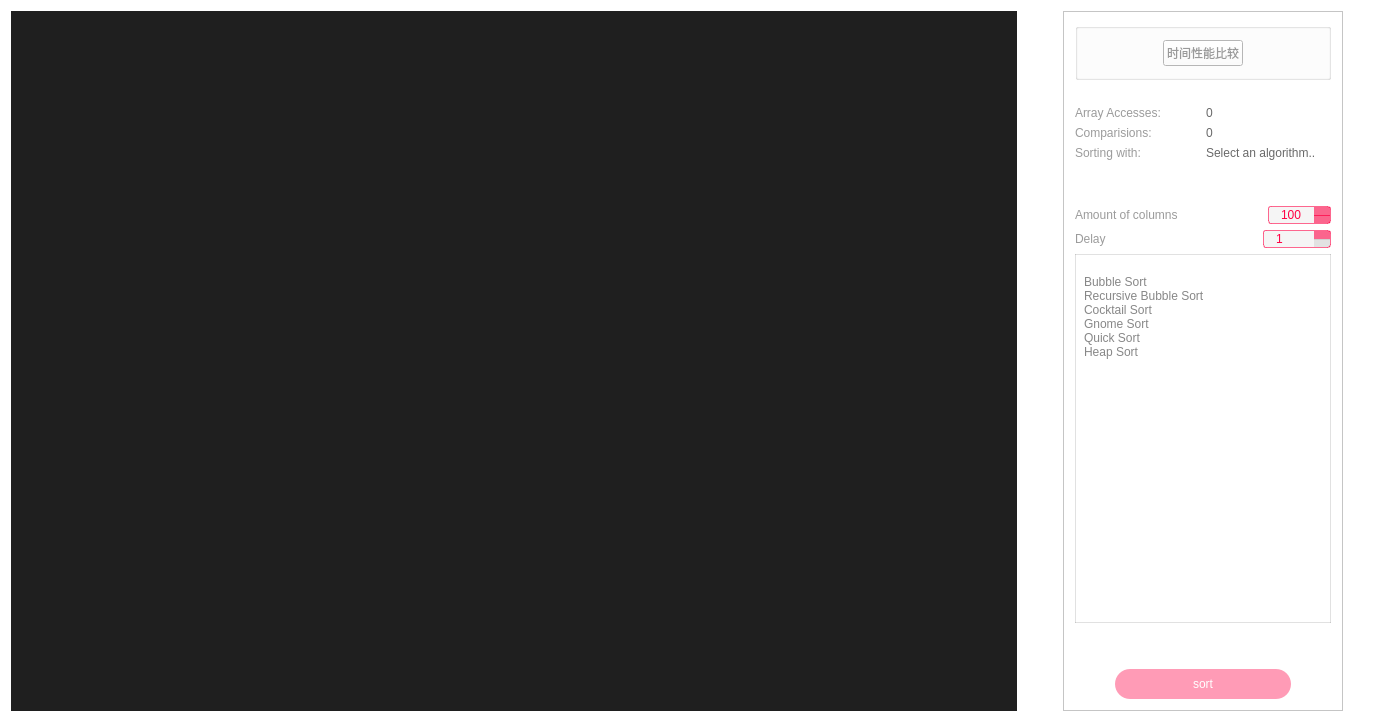
<?xml version="1.0" encoding="UTF-8"?>
<ui version="4.0">
 <class>Widget</class>
 <widget class="QWidget" name="Widget">
  <property name="geometry">
   <rect>
    <x>0</x>
    <y>0</y>
    <width>1374</width>
    <height>720</height>
   </rect>
  </property>
  <property name="windowTitle">
   <string>Widget</string>
  </property>
  <property name="styleSheet">
   <string notr="true">QWidget {
  background-color: #fff;
	font: 25 11pt &quot;Roboto Light&quot;;
	color: rgba(0, 0, 0, 100);
}

#sortButton {
	border:none;
	background-color:  rgba(255, 0, 68,100);
	border-radius: 15%;
	font: 11pt &quot;Roboto&quot;;
	color: #fff;
}

#amountChanger, #delayChanger {
  padding-right: 10px;
	padding-left: 10px;
	border: 1px solid  rgba(255, 0, 68, 150);
	border-radius: 3%;
	background-color: #f5f5f5;
	font: 11pt &quot;Roboto&quot;;
	color: rgb(255, 0, 68);
}

#amountChanger::up-button:pressed, #amountChanger::down-button:pressed,
#delayChanger ::up-button:pressed, #delayChanger::down-button:pressed{
 background-color: rgab(220, 0, 58, 255);
}

#amountChanger::up-button, #amountChanger::down-button,
#delayChanger::up-button, #delayChanger::down-button {
  width: 16px;
  background-color: rgba(255, 0, 68, 150);
}
#amountChanger::down-button,
#delayChanger::down-button  {
	border-top: 1px solid rgba(255, 0, 68, 180);
}

#amountChanger::down-button:hover, #amountChanger::up-button:hover,
#delayChanger::down-button:hover, #delayChanger::up-button:hover {
 background-color:rgba(255, 0, 68, 255);
}

#amountChanger::up-button:disabled,#amountChanger::up-button:off,
#amountChanger::down-button:disabled,#amountChanger::down-button:off,
#delayChanger::up-button:disabled,#delayChanger::up-button:off,
#delayChanger::down-button:disabled,#delayChanger::down-button:off{
  background-color: rgba(0, 0, 0, 20)
}

#amountChanger::down-button:disabled,#amountChanger::down-button:off,
#delayChanger::down-button:disabled,#delayChanger::down-button:off{
  border-top: 1px solid rgba(0, 0, 0, 20);
}
#amountChanger:disabled, #amountChanger:off,
#delayChanger:disabled, #delayChanger:off{
  border: 1px solid rgba(0, 0, 0, 20);
  color:  rgba(0, 0, 0, 50);
}</string>
  </property>
  <layout class="QHBoxLayout" name="horizontalLayout_8">
   <item>
    <layout class="QHBoxLayout" name="horizontalLayout">
     <item>
      <widget class="QGraphicsView" name="cellsToSortBackground">
       <property name="sizePolicy">
        <sizepolicy hsizetype="Expanding" vsizetype="Expanding">
         <horstretch>0</horstretch>
         <verstretch>0</verstretch>
        </sizepolicy>
       </property>
       <property name="minimumSize">
        <size>
         <width>1000</width>
         <height>700</height>
        </size>
       </property>
       <property name="styleSheet">
        <string notr="true">
background-color:rgb(31, 31, 31)</string>
       </property>
       <property name="frameShape">
        <enum>QFrame::NoFrame</enum>
       </property>
       <property name="verticalScrollBarPolicy">
        <enum>Qt::ScrollBarAlwaysOff</enum>
       </property>
       <property name="horizontalScrollBarPolicy">
        <enum>Qt::ScrollBarAlwaysOff</enum>
       </property>
       <property name="alignment">
        <set>Qt::AlignCenter</set>
       </property>
       <property name="renderHints">
        <set>QPainter::Antialiasing|QPainter::HighQualityAntialiasing|QPainter::TextAntialiasing</set>
       </property>
      </widget>
     </item>
     <item>
      <spacer name="horizontalSpacer_4">
       <property name="orientation">
        <enum>Qt::Horizontal</enum>
       </property>
       <property name="sizeType">
        <enum>QSizePolicy::Preferred</enum>
       </property>
       <property name="sizeHint" stdset="0">
        <size>
         <width>40</width>
         <height>20</height>
        </size>
       </property>
      </spacer>
     </item>
     <item>
      <widget class="QFrame" name="frame">
       <property name="sizePolicy">
        <sizepolicy hsizetype="Fixed" vsizetype="Expanding">
         <horstretch>0</horstretch>
         <verstretch>0</verstretch>
        </sizepolicy>
       </property>
       <property name="styleSheet">
        <string notr="true"/>
       </property>
       <property name="frameShape">
        <enum>QFrame::StyledPanel</enum>
       </property>
       <property name="frameShadow">
        <enum>QFrame::Raised</enum>
       </property>
       <layout class="QVBoxLayout" name="verticalLayout">
        <item>
         <widget class="QGroupBox" name="groupBox">
          <layout class="QHBoxLayout" name="horizontalLayout_9">
           <item>
            <spacer name="horizontalSpacer_6">
             <property name="orientation">
              <enum>Qt::Horizontal</enum>
             </property>
             <property name="sizeHint" stdset="0">
              <size>
               <width>40</width>
               <height>20</height>
              </size>
             </property>
            </spacer>
           </item>
           <item>
            <widget class="QPushButton" name="on_time_comparison">
             <property name="sizePolicy">
              <sizepolicy hsizetype="Fixed" vsizetype="Fixed">
               <horstretch>0</horstretch>
               <verstretch>0</verstretch>
              </sizepolicy>
             </property>
             <property name="text">
              <string>时间性能比较</string>
             </property>
            </widget>
           </item>
           <item>
            <spacer name="horizontalSpacer_5">
             <property name="orientation">
              <enum>Qt::Horizontal</enum>
             </property>
             <property name="sizeHint" stdset="0">
              <size>
               <width>40</width>
               <height>20</height>
              </size>
             </property>
            </spacer>
           </item>
          </layout>
         </widget>
        </item>
        <item>
         <spacer name="verticalSpacer_3">
          <property name="orientation">
           <enum>Qt::Vertical</enum>
          </property>
          <property name="sizeType">
           <enum>QSizePolicy::Fixed</enum>
          </property>
          <property name="sizeHint" stdset="0">
           <size>
            <width>20</width>
            <height>20</height>
           </size>
          </property>
         </spacer>
        </item>
        <item>
         <layout class="QHBoxLayout" name="horizontalLayout_5">
          <property name="sizeConstraint">
           <enum>QLayout::SetMinimumSize</enum>
          </property>
          <item>
           <widget class="QLabel" name="LabelArrayAccesses">
            <property name="styleSheet">
             <string notr="true"/>
            </property>
            <property name="text">
             <string>&lt;html&gt;&lt;head/&gt;&lt;body&gt;&lt;p&gt;Array Accesses:&lt;/p&gt;&lt;/body&gt;&lt;/html&gt;</string>
            </property>
           </widget>
          </item>
          <item>
           <widget class="QLabel" name="LabelArrayAccesses_var">
            <property name="styleSheet">
             <string notr="true">color: rgba(0, 0, 0, 150);</string>
            </property>
            <property name="text">
             <string>&lt;html&gt;&lt;head/&gt;&lt;body&gt;&lt;p&gt;0&lt;/p&gt;&lt;/body&gt;&lt;/html&gt;</string>
            </property>
           </widget>
          </item>
         </layout>
        </item>
        <item>
         <layout class="QHBoxLayout" name="horizontalLayout_3">
          <property name="sizeConstraint">
           <enum>QLayout::SetMinimumSize</enum>
          </property>
          <item>
           <widget class="QLabel" name="LabelComparisions">
            <property name="styleSheet">
             <string notr="true"/>
            </property>
            <property name="text">
             <string>&lt;html&gt;&lt;head/&gt;&lt;body&gt;&lt;p&gt;Comparisions:&lt;/p&gt;&lt;/body&gt;&lt;/html&gt;</string>
            </property>
           </widget>
          </item>
          <item>
           <widget class="QLabel" name="LabelComparisions_var">
            <property name="styleSheet">
             <string notr="true">color: rgba(0, 0, 0, 150);</string>
            </property>
            <property name="text">
             <string>&lt;html&gt;&lt;head/&gt;&lt;body&gt;&lt;p&gt;0&lt;/p&gt;&lt;/body&gt;&lt;/html&gt;</string>
            </property>
           </widget>
          </item>
         </layout>
        </item>
        <item>
         <layout class="QHBoxLayout" name="horizontalLayout_2">
          <property name="sizeConstraint">
           <enum>QLayout::SetMinimumSize</enum>
          </property>
          <item>
           <widget class="QLabel" name="LabelSortingWith">
            <property name="styleSheet">
             <string notr="true"/>
            </property>
            <property name="text">
             <string>&lt;html&gt;&lt;head/&gt;&lt;body&gt;&lt;p&gt;Sorting with:&lt;/p&gt;&lt;/body&gt;&lt;/html&gt;</string>
            </property>
           </widget>
          </item>
          <item>
           <widget class="QLabel" name="LabelSortingWith_var">
            <property name="styleSheet">
             <string notr="true">color: rgba(0, 0, 0, 150);</string>
            </property>
            <property name="text">
             <string>&lt;html&gt;&lt;head/&gt;&lt;body&gt;&lt;p&gt;Select an algorithm..&lt;/p&gt;&lt;/body&gt;&lt;/html&gt;</string>
            </property>
           </widget>
          </item>
         </layout>
        </item>
        <item>
         <spacer name="verticalSpacer">
          <property name="orientation">
           <enum>Qt::Vertical</enum>
          </property>
          <property name="sizeType">
           <enum>QSizePolicy::Fixed</enum>
          </property>
          <property name="sizeHint" stdset="0">
           <size>
            <width>20</width>
            <height>40</height>
           </size>
          </property>
         </spacer>
        </item>
        <item>
         <layout class="QHBoxLayout" name="horizontalLayout_6">
          <item>
           <widget class="QLabel" name="LabelAmountChanger">
            <property name="styleSheet">
             <string notr="true"/>
            </property>
            <property name="text">
             <string>&lt;html&gt;&lt;head/&gt;&lt;body&gt;&lt;p&gt;Amount of columns&lt;/p&gt;&lt;/body&gt;&lt;/html&gt;</string>
            </property>
           </widget>
          </item>
          <item>
           <widget class="QSpinBox" name="amountChanger">
            <property name="sizePolicy">
             <sizepolicy hsizetype="Fixed" vsizetype="Fixed">
              <horstretch>0</horstretch>
              <verstretch>0</verstretch>
             </sizepolicy>
            </property>
            <property name="minimumSize">
             <size>
              <width>0</width>
              <height>0</height>
             </size>
            </property>
            <property name="cursor">
             <cursorShape>PointingHandCursor</cursorShape>
            </property>
            <property name="styleSheet">
             <string notr="true"/>
            </property>
            <property name="readOnly">
             <bool>false</bool>
            </property>
            <property name="minimum">
             <number>50</number>
            </property>
            <property name="maximum">
             <number>500</number>
            </property>
            <property name="singleStep">
             <number>50</number>
            </property>
            <property name="value">
             <number>100</number>
            </property>
            <property name="displayIntegerBase">
             <number>10</number>
            </property>
           </widget>
          </item>
         </layout>
        </item>
        <item>
         <layout class="QHBoxLayout" name="horizontalLayout_7">
          <item>
           <widget class="QLabel" name="LabelDelayChanger">
            <property name="styleSheet">
             <string notr="true"/>
            </property>
            <property name="text">
             <string>&lt;html&gt;&lt;head/&gt;&lt;body&gt;&lt;p&gt;Delay&lt;/p&gt;&lt;/body&gt;&lt;/html&gt;</string>
            </property>
           </widget>
          </item>
          <item>
           <widget class="QSpinBox" name="delayChanger">
            <property name="sizePolicy">
             <sizepolicy hsizetype="Maximum" vsizetype="Fixed">
              <horstretch>0</horstretch>
              <verstretch>0</verstretch>
             </sizepolicy>
            </property>
            <property name="minimumSize">
             <size>
              <width>68</width>
              <height>0</height>
             </size>
            </property>
            <property name="cursor">
             <cursorShape>PointingHandCursor</cursorShape>
            </property>
            <property name="styleSheet">
             <string notr="true"/>
            </property>
            <property name="minimum">
             <number>1</number>
            </property>
            <property name="maximum">
             <number>20</number>
            </property>
            <property name="singleStep">
             <number>1</number>
            </property>
            <property name="value">
             <number>1</number>
            </property>
            <property name="displayIntegerBase">
             <number>10</number>
            </property>
           </widget>
          </item>
         </layout>
        </item>
        <item>
         <widget class="QListWidget" name="algorithmSelection">
          <property name="styleSheet">
           <string notr="true">border: 1px solid rgba(0,0,0,30);
padding-top: 20px;
padding-left: 5px;
padding-right: 5px;
color: rgba(0,0,0,120);
font: 87 14pt &quot;Roboto Light&quot;;</string>
          </property>
          <property name="frameShape">
           <enum>QFrame::StyledPanel</enum>
          </property>
          <property name="frameShadow">
           <enum>QFrame::Sunken</enum>
          </property>
          <property name="verticalScrollBarPolicy">
           <enum>Qt::ScrollBarAlwaysOff</enum>
          </property>
          <property name="horizontalScrollBarPolicy">
           <enum>Qt::ScrollBarAlwaysOff</enum>
          </property>
          <property name="dragDropMode">
           <enum>QAbstractItemView::InternalMove</enum>
          </property>
          <property name="selectionMode">
           <enum>QAbstractItemView::SingleSelection</enum>
          </property>
          <property name="selectionBehavior">
           <enum>QAbstractItemView::SelectRows</enum>
          </property>
          <property name="textElideMode">
           <enum>Qt::ElideLeft</enum>
          </property>
          <property name="layoutMode">
           <enum>QListView::Batched</enum>
          </property>
          <item>
           <property name="text">
            <string>Bubble Sort</string>
           </property>
           <property name="textAlignment">
            <set>AlignLeading|AlignVCenter</set>
           </property>
          </item>
          <item>
           <property name="text">
            <string>Recursive Bubble Sort</string>
           </property>
          </item>
          <item>
           <property name="text">
            <string>Cocktail Sort</string>
           </property>
           <property name="textAlignment">
            <set>AlignLeading|AlignVCenter</set>
           </property>
          </item>
          <item>
           <property name="text">
            <string>Gnome Sort</string>
           </property>
          </item>
          <item>
           <property name="text">
            <string>Quick Sort</string>
           </property>
          </item>
          <item>
           <property name="text">
            <string>Heap Sort</string>
           </property>
          </item>
         </widget>
        </item>
        <item>
         <spacer name="verticalSpacer_2">
          <property name="orientation">
           <enum>Qt::Vertical</enum>
          </property>
          <property name="sizeType">
           <enum>QSizePolicy::Fixed</enum>
          </property>
          <property name="sizeHint" stdset="0">
           <size>
            <width>20</width>
            <height>40</height>
           </size>
          </property>
         </spacer>
        </item>
        <item>
         <layout class="QHBoxLayout" name="horizontalLayout_4">
          <item>
           <spacer name="horizontalSpacer">
            <property name="orientation">
             <enum>Qt::Horizontal</enum>
            </property>
            <property name="sizeHint" stdset="0">
             <size>
              <width>40</width>
              <height>20</height>
             </size>
            </property>
           </spacer>
          </item>
          <item>
           <widget class="QPushButton" name="sortButton">
            <property name="sizePolicy">
             <sizepolicy hsizetype="Fixed" vsizetype="Fixed">
              <horstretch>0</horstretch>
              <verstretch>0</verstretch>
             </sizepolicy>
            </property>
            <property name="minimumSize">
             <size>
              <width>176</width>
              <height>30</height>
             </size>
            </property>
            <property name="cursor">
             <cursorShape>PointingHandCursor</cursorShape>
            </property>
            <property name="styleSheet">
             <string notr="true"/>
            </property>
            <property name="text">
             <string>sort</string>
            </property>
            <property name="flat">
             <bool>false</bool>
            </property>
           </widget>
          </item>
          <item>
           <spacer name="horizontalSpacer_2">
            <property name="orientation">
             <enum>Qt::Horizontal</enum>
            </property>
            <property name="sizeHint" stdset="0">
             <size>
              <width>40</width>
              <height>20</height>
             </size>
            </property>
           </spacer>
          </item>
         </layout>
        </item>
       </layout>
      </widget>
     </item>
    </layout>
   </item>
   <item>
    <spacer name="horizontalSpacer_3">
     <property name="orientation">
      <enum>Qt::Horizontal</enum>
     </property>
     <property name="sizeType">
      <enum>QSizePolicy::Fixed</enum>
     </property>
     <property name="sizeHint" stdset="0">
      <size>
       <width>20</width>
       <height>20</height>
      </size>
     </property>
    </spacer>
   </item>
  </layout>
 </widget>
 <layoutdefault spacing="6" margin="11"/>
 <resources/>
 <connections/>
</ui>
